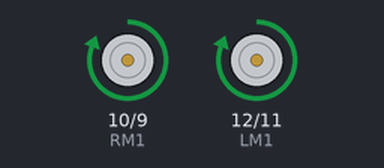
The sketch below on a simulated Arduino Uno, built with avr-gcc and run on an emulated ATmega328P. On the bench: motor-driver pin pairs drawn as motors (green arrow = first pin HIGH = forward, orange = second pin HIGH = backward, longer = more drive, scaled by the enable pin).

Above: at 0.1 s.
At 5.1 s:
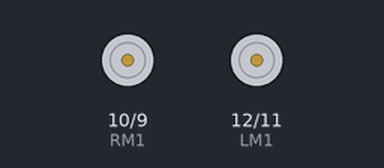
Timing chart, 0 to 6.6 s (numbered marks = the images above):
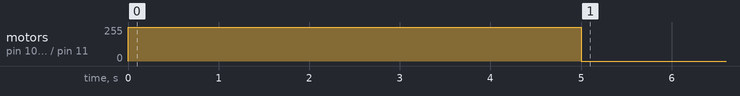

The sketch:

Story_6.ino
```cpp
// Story 6 - Drive forward 2 metres and stop

// Left Motor direction
const int LM1 = 12;
const int LM2 = 11;

// Right Motor direction
const int RM1 = 10;
const int RM2 = 9;

// Motor speed pins
const int LEFT_SPEED = 5;
const int RIGHT_SPEED = 6;

bool completed = false;

void setup()
{
  pinMode(LM1, OUTPUT);
  pinMode(LM2, OUTPUT);

  pinMode(RM1, OUTPUT);
  pinMode(RM2, OUTPUT);

  pinMode(LEFT_SPEED, OUTPUT);
  pinMode(RIGHT_SPEED, OUTPUT);
}

void loop()
{
  if (completed == false)
  {
    moveForward();

    // Adjust this value after testing:
    // Time needed to travel 2 metres
    delay(5000);

    stopMotors();

    completed = true;
  }
}


// Move rover forwards
void moveForward()
{
  digitalWrite(LM1, HIGH);
  digitalWrite(LM2, LOW);

  digitalWrite(RM1, HIGH);
  digitalWrite(RM2, LOW);

  analogWrite(LEFT_SPEED, 255);
  analogWrite(RIGHT_SPEED, 255);
}


// Stop rover
void stopMotors()
{
  analogWrite(LEFT_SPEED, 0);
  analogWrite(RIGHT_SPEED, 0);

  digitalWrite(LM1, LOW);
  digitalWrite(LM2, LOW);

  digitalWrite(RM1, LOW);
  digitalWrite(RM2, LOW);
}
```

Measured:
- by itself, motor on pin 10 (RM1) / pin 9 (RM2), motor on pin 12 (LM1) / pin 11 (LM2): stopped → forward 255/255 at 0.00 s, → stopped 5.0 s later
